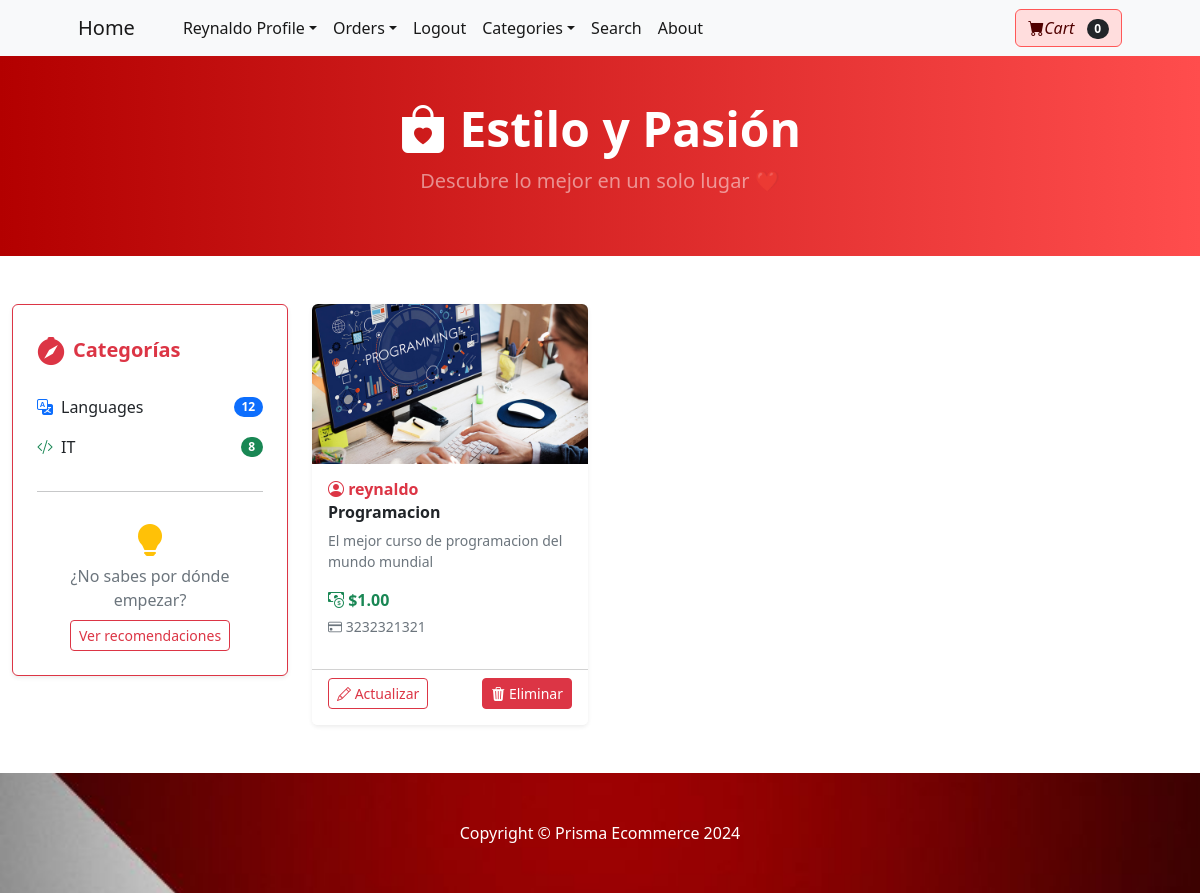
/my_products/ (signed in), run on an earlier commit of the app's database.
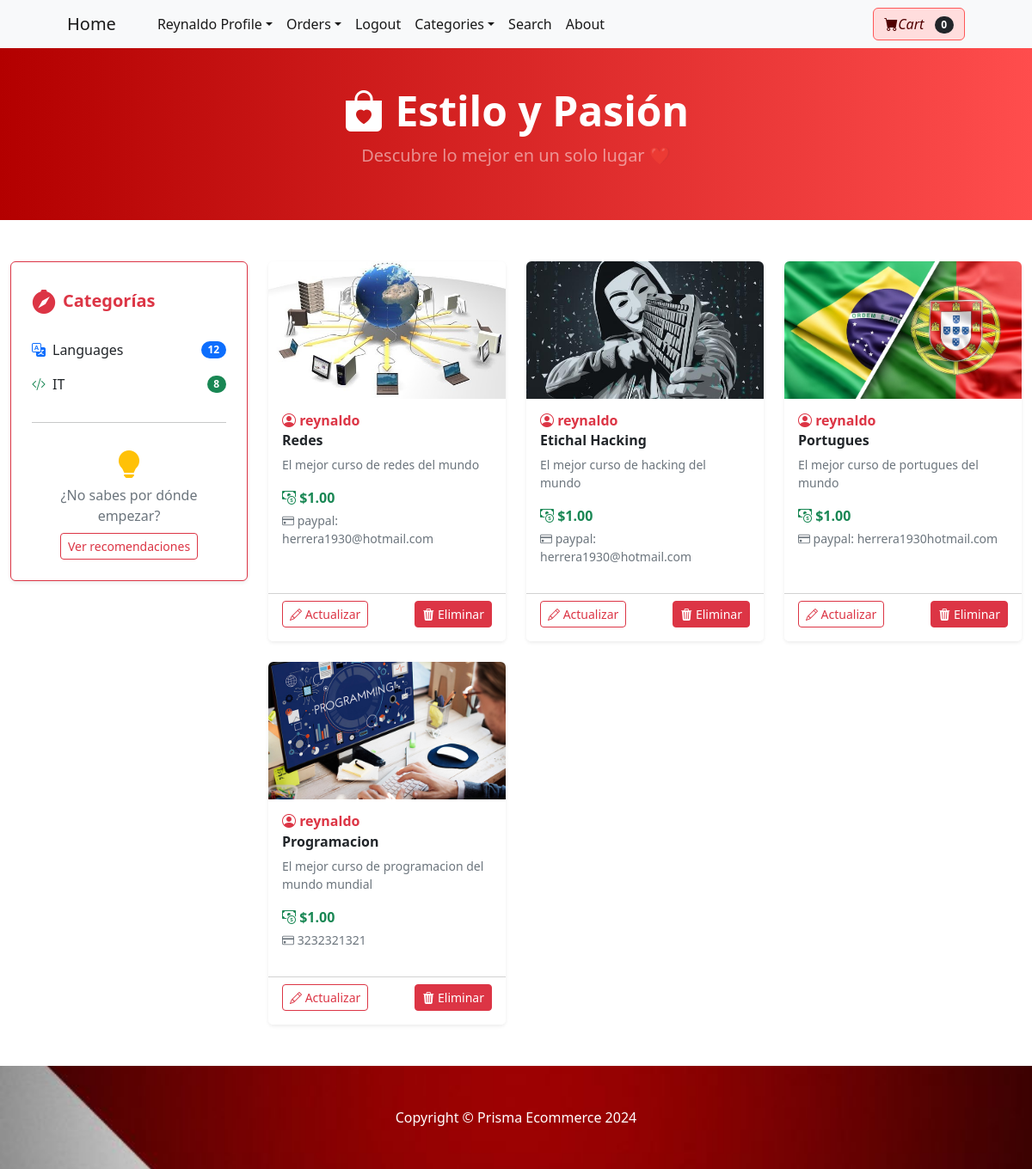
And on a later commit of the database.
### store/models.py (models this page shows, shortened)
class Product(models.Model):
    name = models.CharField(max_length=100)
    user = models.ForeignKey(User, on_delete=models.CASCADE)
    price = models.DecimalField(default=0, decimal_places=2, max_digits=6)
    category = models.ForeignKey(Category, on_delete=models.CASCADE, default=1)
    description = models.CharField(max_length=250, default='', blank=True, null=True)
    image = models.ImageField(upload_to='uploads/product')
    is_sale = models.BooleanField(default=False)
    sale_price = models.DecimalField(default=0, decimal_places=2, max_digits=6)
    pay_method = models.CharField(max_length=250, null=True)
    video = models.FileField(upload_to="video", null=True)
    created_day = models.DateTimeField(default=timezone.now)

### store/views.py (the view, shortened to what this page needs)
# urls.py: path('my_products/', views.my_products, name='my_products'),
@login_required(login_url='login')
def my_products(request):
    queryset = Product.objects.filter(user=request.user).order_by('-created_day')
    delete = request.GET.get('delete', None)
    context = {
        "queryset": queryset,
    }
    return render(request, 'my_products.html', context)

### cart/cart.py (called while the page is built)
    def __len__(self):
        return len(self.cart)

### cart/context_processors.py (called while the page is built)
def cart(request):
    return {'cart': Cart(request)}

### store/templates/my_products.html (shortened to what this page needs)
{% extends 'base.html' %}
{% block content %}
<link rel="stylesheet" href="https://cdn.jsdelivr.net/npm/bootstrap-icons@latest/font/bootstrap-icons.css">
<header style="background: linear-gradient(to right, #b30000, #ff4d4d); min-height: 200px;" class="d-flex justify-content-center align-items-center text-white">
  <div class="text-center">
    <h1 class="display-5 fw-bold"><i class="bi bi-bag-heart-fill"></i> Estilo y Pasión</h1>
    <p class="lead text-white-50">Descubre lo mejor en un solo lugar ❤️</p>
  </div>
</header>
<div class="container-fluid bg-white py-5">
  <div class="row">
    <div class="col-md-3 mb-4">
      <div class="p-4 border border-danger rounded shadow-sm bg-white">
        <div class="d-flex align-items-center mb-3">
          <i class="bi bi-compass-fill fs-3 text-danger me-2"></i>
          <h5 class="mb-0 fw-bold text-danger">Categorías</h5>
        </div>
        <ul class="list-group list-group-flush">
          <li class="list-group-item d-flex justify-content-between align-items-center border-0 px-0 py-2">
            <a href="{% url 'category' 'Languages' %}" class="text-decoration-none text-dark d-flex align-items-center">
              <i class="bi bi-translate me-2 text-primary"></i> Languages
            </a>
            <span class="badge bg-primary rounded-pill">12</span>
          </li>
          <li class="list-group-item d-flex justify-content-between align-items-center border-0 px-0 py-2">
            <a href="{% url 'category' 'IT' %}" class="text-decoration-none text-dark d-flex align-items-center">
              <i class="bi bi-code-slash me-2 text-success"></i> IT
            </a>
            <span class="badge bg-success rounded-pill">8</span>
          </li>
        </ul>
        <hr class="my-4">
        <div class="text-center">
          <i class="bi bi-lightbulb-fill text-warning fs-2 mb-2"></i>
          <p class="text-muted mb-0">¿No sabes por dónde empezar?</p>
          <a href="#" class="btn btn-sm btn-outline-danger mt-2">Ver recomendaciones</a>
        </div>
      </div>
    </div>
    <div class="col-md-9">
      <div class="row g-4">
        {% for product in queryset|slice:"8" %}
        <div class="col-md-6 col-lg-4">
          <div class="card h-100 border-0 shadow-sm">
            <img src="{{ product.image.url }}" class="card-img-top rounded-top" style="height: 160px; object-fit: cover;" alt="Imagen del producto">
            <div class="card-body p-3">
              <h6 class="text-danger fw-semibold mb-1"><i class="bi bi-person-circle"></i> {{ product.user.username }}</h6>
              <h6 class="fw-bold">{{ product.name }}</h6>
              <p class="text-muted small">{{ product.description|safe|truncatechars:80 }}</p>
              <p class="fw-bold text-success mb-1"><i class="bi bi-cash-coin"></i> ${{ product.price }}</p>
              <p class="small text-secondary"><i class="bi bi-credit-card"></i> {{ product.pay_method }}</p>
            </div>
            <div class="card-footer bg-white d-flex justify-content-between px-3 pb-3">
              <button class="btn btn-outline-danger btn-sm" onclick=window.location.href="{% url 'update_product' product.id %}"><i class="bi bi-pencil"></i> Actualizar</button>
              <button class="btn btn-danger btn-sm" onclick="window.location.href='?delete={{ product.id }}'"><i class="bi bi-trash3-fill"></i> Eliminar</button>
            </div>
          </div>
        </div>
        {% endfor %}
      </div>
    </div>
  </div>
</div>
{% endblock content %}

What changed in the data, as far as the page shows it:
added Product: image (picture), user.username "reynaldo", name "Redes", description "El mejor curso de redes del mundo", price "1.00", pay_method "paypal: herrera1930@hotmail.com"
added Product: image (picture), user.username "reynaldo", name "Etichal Hacking", description "El mejor curso de hacking del mundo", price "1.00", pay_method "paypal: herrera1930@hotmail.com"
added Product: image (picture), user.username "reynaldo", name "Portugues", description "El mejor curso de portugues del mundo", price "1.00", pay_method "paypal: herrera1930hotmail.com"
